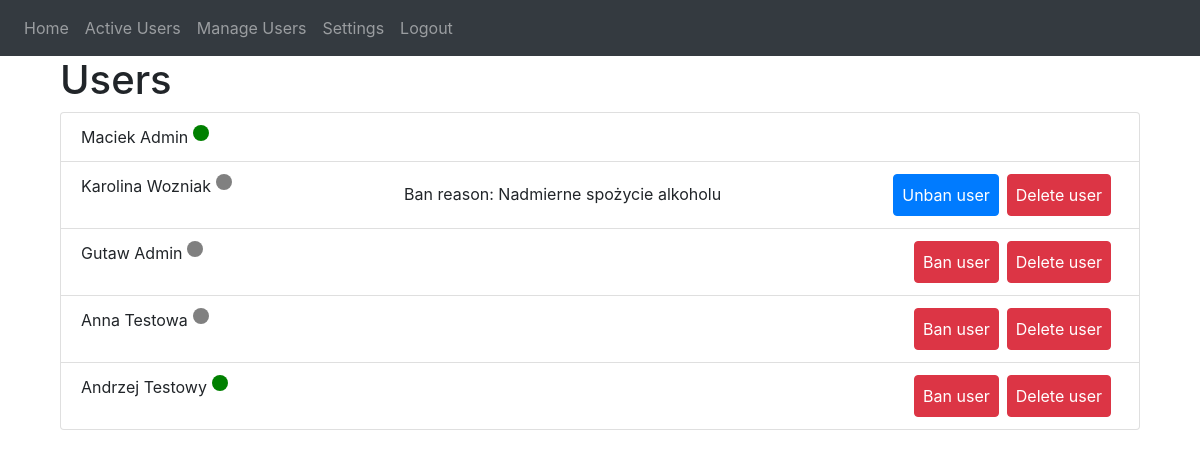
The app's page /manage (signed in) with its own data.
### website/models.py (models this page shows)
class User(db.Model, UserMixin):
    id = db.Column(db.Integer, primary_key=True)
    first_name = db.Column(db.String(50), nullable=False)
    last_name = db.Column(db.String(50), nullable=False)
    email = db.Column(db.String(100), unique=True, nullable=False)
    password = db.Column(db.String(100), nullable=False)
    is_moderator = db.Column(db.Boolean, default=False)
    is_online = db.Column(db.Boolean, default=True)
    last_seen = db.Column(db.DateTime(timezone=True), default=func.now())

class Ban(db.Model):
    id = db.Column(db.Integer, primary_key=True)
    user_id = db.Column(db.Integer, db.ForeignKey('user.id'), nullable=False)
    reason = db.Column(db.String(200), nullable=False)
    timestamp = db.Column(db.DateTime(timezone=True), default=func.now())

### website/views.py (the view)
@views.route('/manage', methods=['GET', 'POST'])
def manage():
    def is_user_online(user):
        return user.is_online
    def is_user_banned(user):
        return Ban.query.filter_by(user_id=user.id).first()
    users = User.query.all()
    return render_template("manage.html", user=current_user, users=users, is_user_online=is_user_online, is_user_banned=is_user_banned)

### website/__init__.py (called while the page is built)
def create_app():
    app = Flask(__name__)
    app.config['SECRET_KEY'] = 'hjshjhdjah kjshkjdhjs'
    app.config['SQLALCHEMY_DATABASE_URI'] = f'sqlite:///{DB_NAME}'
    db.init_app(app)
    socketio.init_app(app)
    from .views import views
    from .auth import auth
    app.register_blueprint(views, url_prefix='/')
    app.register_blueprint(auth, url_prefix='/')
    from .models import User
    with app.app_context():
        db.create_all()
    login_manager = LoginManager()
    login_manager.login_view = 'auth.login'
    login_manager.init_app(app)
    @login_manager.user_loader
    def load_user(id):
        return User.query.get(int(id))
    return app

### website/views.py (called while the page is built)
@views.before_request
@login_required
def update_last_seen():
    user = User.query.filter_by(id=current_user.id).first()
    if user:
        user.last_seen = datetime.now()
        db.session.commit()

@views.before_request
@login_required
def update_is_user_online():
    users = User.query.all()
    for user in users:
        if user.is_online:
            time_since_activity = (
                datetime.now() - user.last_seen).seconds / 60
            print(
                f"{user.first_name} {user.last_name} last seen: {time_since_activity}")
            if time_since_activity >= 10:
                user.is_online = False
                db.session.commit()

### website/templates/manage.html (shortened to what this page needs)
{% extends "base.html" %} {% block title %}Administrator's panel{% endblock %} {% block content %}
<div class="container">
   <h1>Users</h1>
   <ul class="list-group">
      {% for user_ in users %}
      <li class="list-group-item d-flex">
         {{ user_.first_name }} {{ user_.last_name }} {% if
         is_user_online(user_) %}
         <span class="dot dot-green mr-auto p-2"></span>
         {% else %}
         <span class="dot dot-gray mr-auto p-2"></span>
         {% endif %} {% if user_.id != current_user.id %}
         {% if not is_user_banned(user_) %}
         <button class="btn btn-danger ban-user-btn p-2 mr-2" data-userid="{{ user_.id }}">
            Ban user
         </button>
         {% else %}
         <div class="mr-auto p-2">Ban reason: {{ is_user_banned(user_).reason }}</div>
         <button class="btn btn-primary unban-user-btn p-2 mr-2" data-userid="{{ user_.id }}">
            Unban user
         </button>
         {% endif %}
         <button class="btn btn-danger delete-user-btn p-2 mr-2" data-userid="{{ user_.id }}">
            Delete user
         </button>
         {% endif %}
      </li>
      {% endfor %}
   </ul>
</div>
{% endblock %}

### website/static/css/style.css (style rules this page uses)
.dot { height: 10px; width: 10px; border-radius: 50%; display: inline-block; margin-left: 5px; }
.dot-green { background-color: green; }
.dot-gray { background-color: gray; }

### records on screen
User: first_name "Maciek", last_name "Admin", is_online True (drawn)
User: first_name "Karolina", last_name "Wozniak"
Ban: reason "Nadmierne spożycie alkoholu"
User: first_name "Gutaw", last_name "Admin"
User: first_name "Anna", last_name "Testowa"
User: first_name "Andrzej", last_name "Testowy", is_online True (drawn)
